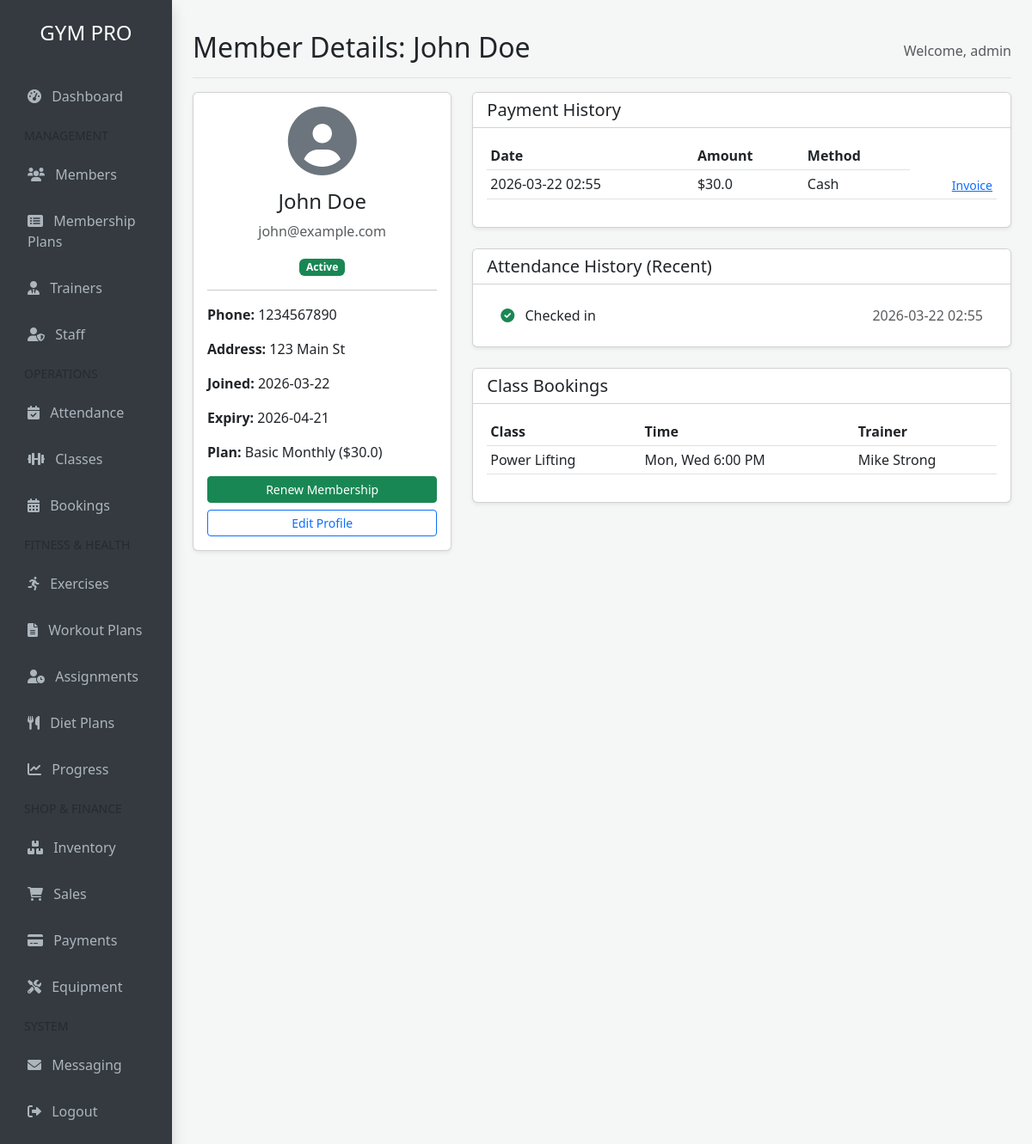
Page /member/1 (signed in) on the committed database.
### models.py (models this page shows)
class Member(db.Model):
    id = db.Column(db.Integer, primary_key=True)
    first_name = db.Column(db.String(100), nullable=False)
    last_name = db.Column(db.String(100), nullable=False)
    email = db.Column(db.String(120), unique=True, nullable=False)
    phone = db.Column(db.String(20), nullable=False)
    address = db.Column(db.Text, nullable=True)
    membership_plan_id = db.Column(db.Integer, db.ForeignKey('membership_plan.id'), nullable=False)
    join_date = db.Column(db.DateTime, default=lambda: datetime.now(timezone.utc))
    expiry_date = db.Column(db.DateTime, nullable=False)
    status = db.Column(db.String(20), default='Active') # Active, Expired, Inactive
    payments = db.relationship('Payment', backref='member', lazy=True)
    attendance = db.relationship('Attendance', backref='member', lazy=True)
    diet_plans = db.relationship('DietPlan', backref='member', lazy=True)
    workout_assignments = db.relationship('WorkoutAssignment', backref='member', lazy=True)

class User(UserMixin, db.Model):
    id = db.Column(db.Integer, primary_key=True)
    username = db.Column(db.String(150), unique=True, nullable=False)
    password = db.Column(db.String(150), nullable=False)
    role = db.Column(db.String(50), default='Admin') # Admin, Trainer

class MembershipPlan(db.Model):
    id = db.Column(db.Integer, primary_key=True)
    name = db.Column(db.String(100), nullable=False)
    price = db.Column(db.Float, nullable=False)
    duration_days = db.Column(db.Integer, nullable=False)
    members = db.relationship('Member', backref='plan', lazy=True)

class Payment(db.Model):
    id = db.Column(db.Integer, primary_key=True)
    amount = db.Column(db.Float, nullable=False)
    payment_date = db.Column(db.DateTime, default=lambda: datetime.now(timezone.utc))
    member_id = db.Column(db.Integer, db.ForeignKey('member.id'), nullable=False)
    payment_method = db.Column(db.String(50), nullable=False) # Cash, Card, Online

class Attendance(db.Model):
    id = db.Column(db.Integer, primary_key=True)
    check_in_time = db.Column(db.DateTime, default=lambda: datetime.now(timezone.utc))
    member_id = db.Column(db.Integer, db.ForeignKey('member.id'), nullable=False)

class Booking(db.Model):
    id = db.Column(db.Integer, primary_key=True)
    member_id = db.Column(db.Integer, db.ForeignKey('member.id'), nullable=False)
    gym_class_id = db.Column(db.Integer, db.ForeignKey('gym_class.id'), nullable=False)
    booking_time = db.Column(db.DateTime, default=lambda: datetime.now(timezone.utc))
    member_ref = db.relationship('Member', backref='bookings_list', lazy=True)

class GymClass(db.Model):
    id = db.Column(db.Integer, primary_key=True)
    name = db.Column(db.String(100), nullable=False)
    trainer_id = db.Column(db.Integer, db.ForeignKey('trainer.id'), nullable=False)
    schedule_time = db.Column(db.String(50), nullable=False) # e.g. Mon 10:00 AM
    capacity = db.Column(db.Integer, nullable=False)
    bookings = db.relationship('Booking', backref='gym_class', lazy=True)

class Trainer(db.Model):
    id = db.Column(db.Integer, primary_key=True)
    name = db.Column(db.String(100), nullable=False)
    specialty = db.Column(db.String(100), nullable=False)
    bio = db.Column(db.Text, nullable=True)
    classes = db.relationship('GymClass', backref='trainer', lazy=True)

### app.py (the view)
@app.route('/member/<int:id>')
@login_required
def member_detail(id):
    member = Member.query.get_or_404(id)
    return render_template('member_detail.html', member=member)

### app.py (called while the page is built)
@login_manager.user_loader
def load_user(user_id):
    return User.query.get(int(user_id))

### templates/member_detail.html
{% extends 'base.html' %}
{% block title %}Member Details: {{ member.first_name }} {{ member.last_name }}{% endblock %}
{% block content %}
<div class="row">
    <div class="col-md-4 mb-4">
        <div class="card shadow-sm">
            <div class="card-body text-center">
                <div class="mb-3">
                    <i class="fas fa-user-circle fa-5x text-secondary"></i>
                </div>
                <h4>{{ member.first_name }} {{ member.last_name }}</h4>
                <p class="text-muted">{{ member.email }}</p>
                <div class="mb-3">
                    {% if member.status == 'Active' %}
                    <span class="badge bg-success">Active</span>
                    {% elif member.status == 'Expired' %}
                    <span class="badge bg-danger">Expired</span>
                    {% else %}
                    <span class="badge bg-secondary">{{ member.status }}</span>
                    {% endif %}
                </div>
                <hr>
                <div class="text-start">
                    <p><strong>Phone:</strong> {{ member.phone }}</p>
                    <p><strong>Address:</strong> {{ member.address }}</p>
                    <p><strong>Joined:</strong> {{ member.join_date.strftime('%Y-%m-%d') }}</p>
                    <p><strong>Expiry:</strong> {{ member.expiry_date.strftime('%Y-%m-%d') }}</p>
                    <p><strong>Plan:</strong> {{ member.plan.name }} (${{ member.plan.price }})</p>
                </div>
                <div class="d-grid gap-2">
                    <a href="{{ url_for('renew_member', id=member.id) }}" class="btn btn-success btn-sm">Renew Membership</a>
                    <a href="{{ url_for('edit_member', id=member.id) }}" class="btn btn-outline-primary btn-sm">Edit Profile</a>
                </div>
            </div>
        </div>
    </div>
    <div class="col-md-8">
        <div class="card shadow-sm mb-4">
            <div class="card-header bg-white">
                <h5 class="mb-0">Payment History</h5>
            </div>
            <div class="card-body">
                <div class="table-responsive">
                    <table class="table table-sm">
                        <thead>
                            <tr>
                                <th>Date</th>
                                <th>Amount</th>
                                <th>Method</th>
                            </tr>
                        </thead>
                        <tbody>
                            {% for payment in member.payments|reverse %}
                            <tr>
                                <td>{{ payment.payment_date.strftime('%Y-%m-%d %H:%M') }}</td>
                                <td>${{ payment.amount }}</td>
                                <td>{{ payment.payment_method }}</td>
                                <td class="text-end">
                                    <a href="{{ url_for('view_invoice', id=payment.id) }}" class="btn btn-link btn-sm p-0">Invoice</a>
                                </td>
                            </tr>
                            {% else %}
                            <tr><td colspan="3" class="text-center">No payments found.</td></tr>
                            {% endfor %}
                        </tbody>
                    </table>
                </div>
            </div>
        </div>
        <div class="card shadow-sm mb-4">
            <div class="card-header bg-white">
                <h5 class="mb-0">Attendance History (Recent)</h5>
            </div>
            <div class="card-body">
                <ul class="list-group list-group-flush">
                    {% for record in member.attendance|reverse %}
                    {% if loop.index <= 10 %}
                    <li class="list-group-item d-flex justify-content-between">
                        <span><i class="fas fa-check-circle text-success me-2"></i> Checked in</span>
                        <span class="text-muted">{{ record.check_in_time.strftime('%Y-%m-%d %H:%M') }}</span>
                    </li>
                    {% endif %}
                    {% else %}
                    <li class="list-group-item text-center">No attendance records.</li>
                    {% endfor %}
                </ul>
            </div>
        </div>
        <div class="card shadow-sm">
            <div class="card-header bg-white">
                <h5 class="mb-0">Class Bookings</h5>
            </div>
            <div class="card-body">
                <div class="table-responsive">
                    <table class="table table-sm">
                        <thead>
                            <tr>
                                <th>Class</th>
                                <th>Time</th>
                                <th>Trainer</th>
                            </tr>
                        </thead>
                        <tbody>
                            {% for booking in member.bookings_list %}
                            <tr>
                                <td>{{ booking.gym_class.name }}</td>
                                <td>{{ booking.gym_class.schedule_time }}</td>
                                <td>{{ booking.gym_class.trainer.name }}</td>
                            </tr>
                            {% else %}
                            <tr><td colspan="3" class="text-center">No bookings found.</td></tr>
                            {% endfor %}
                        </tbody>
                    </table>
                </div>
            </div>
        </div>
    </div>
</div>
{% endblock %}

### templates/base.html (shortened to what this page needs)
<!DOCTYPE html>
<html lang="en">
<head>
    <link href="https://cdn.jsdelivr.net/npm/bootstrap@5.3.0/dist/css/bootstrap.min.css" rel="stylesheet">
    <link rel="stylesheet" href="https://cdnjs.cloudflare.com/ajax/libs/font-awesome/6.0.0/css/all.min.css">
</head>
<body>
    <div class="container-fluid">
        <div class="row">
            <nav class="col-md-2 d-none d-md-block sidebar shadow">
                <div class="text-center py-4">
                    <h4>GYM PRO</h4>
                </div>
                <div class="list-group list-group-flush">
                    <a href="{{ url_for('dashboard') }}" class="{% if request.endpoint == 'dashboard' %}active{% endif %}">
                        <i class="fas fa-tachometer-alt me-2"></i> Dashboard
                    </a>
                    <div class="px-3 py-2 text-uppercase small text-muted">Management</div>
                    <a href="{{ url_for('members') }}" class="{% if request.endpoint == 'members' %}active{% endif %}">
                        <i class="fas fa-users me-2"></i> Members
                    </a>
                    <a href="{{ url_for('plans') }}" class="{% if request.endpoint == 'plans' %}active{% endif %}">
                        <i class="fas fa-list-alt me-2"></i> Membership Plans
                    </a>
                    <a href="{{ url_for('trainers') }}" class="{% if request.endpoint == 'trainers' %}active{% endif %}">
                        <i class="fas fa-user-tie me-2"></i> Trainers
                    </a>
                    {% if current_user.role == 'Admin' %}
                    <a href="{{ url_for('staff') }}" class="{% if request.endpoint == 'staff' %}active{% endif %}">
                        <i class="fas fa-user-shield me-2"></i> Staff
                    </a>
                    {% endif %}
                    <div class="px-3 py-2 text-uppercase small text-muted">Operations</div>
                    <a href="{{ url_for('attendance') }}" class="{% if request.endpoint == 'attendance' %}active{% endif %}">
                        <i class="fas fa-calendar-check me-2"></i> Attendance
                    </a>
                    <a href="{{ url_for('classes') }}" class="{% if request.endpoint == 'classes' %}active{% endif %}">
                        <i class="fas fa-dumbbell me-2"></i> Classes
                    </a>
                    <a href="{{ url_for('bookings') }}" class="{% if request.endpoint == 'bookings' %}active{% endif %}">
                        <i class="fas fa-calendar-alt me-2"></i> Bookings
                    </a>
                    <div class="px-3 py-2 text-uppercase small text-muted">Fitness & Health</div>
                    <a href="{{ url_for('exercises') }}" class="{% if request.endpoint == 'exercises' %}active{% endif %}">
                        <i class="fas fa-running me-2"></i> Exercises
                    </a>
                    <a href="{{ url_for('workouts') }}" class="{% if request.endpoint == 'workouts' %}active{% endif %}">
                        <i class="fas fa-file-alt me-2"></i> Workout Plans
                    </a>
                    <a href="{{ url_for('assignments') }}" class="{% if request.endpoint == 'assignments' %}active{% endif %}">
                        <i class="fas fa-user-clock me-2"></i> Assignments
                    </a>
                    <a href="{{ url_for('diet_plans') }}" class="{% if request.endpoint == 'diet_plans' %}active{% endif %}">
                        <i class="fas fa-utensils me-2"></i> Diet Plans
                    </a>
                    <a href="{{ url_for('progress') }}" class="{% if request.endpoint == 'progress' %}active{% endif %}">
                        <i class="fas fa-chart-line me-2"></i> Progress
                    </a>
                    <div class="px-3 py-2 text-uppercase small text-muted">Shop & Finance</div>
                    {% if current_user.role == 'Admin' %}
                    <a href="{{ url_for('inventory') }}" class="{% if request.endpoint == 'inventory' %}active{% endif %}">
                        <i class="fas fa-boxes me-2"></i> Inventory
                    </a>
                    {% endif %}
                    <a href="{{ url_for('sales') }}" class="{% if request.endpoint == 'sales' %}active{% endif %}">
                        <i class="fas fa-shopping-cart me-2"></i> Sales
                    </a>
                    <a href="{{ url_for('payments') }}" class="{% if request.endpoint == 'payments' %}active{% endif %}">
                        <i class="fas fa-credit-card me-2"></i> Payments
                    </a>
                    <a href="{{ url_for('equipment') }}" class="{% if request.endpoint == 'equipment' %}active{% endif %}">
                        <i class="fas fa-tools me-2"></i> Equipment
                    </a>
                    <div class="px-3 py-2 text-uppercase small text-muted">System</div>
                    <a href="{{ url_for('messages') }}" class="{% if request.endpoint == 'messages' %}active{% endif %}">
                        <i class="fas fa-envelope me-2"></i> Messaging
                    </a>
                    <a href="{{ url_for('logout') }}" class="mb-4">
                        <i class="fas fa-sign-out-alt me-2"></i> Logout
                    </a>
                </div>
            </nav>
            <main class="col-md-10 ms-sm-auto px-md-4 content">
                <div class="d-flex justify-content-between flex-wrap flex-md-nowrap align-items-center pt-3 pb-2 mb-3 border-bottom">
                    <h1 class="h2">{% block title %}{% endblock %}</h1>
                    <div class="btn-toolbar mb-2 mb-md-0">
                        <span class="text-muted">Welcome, {{ current_user.username }}</span>
                    </div>
                </div>
                {% block content %}{% endblock %}
            </main>
        </div>
    </div>
</body>
</html>

### templates/base.html (style rules this page uses)
body { background-color: #f4f7f6; }
.sidebar { min-height: 100vh; background-color: #343a40; color: white; }
.sidebar a { color: #adb5bd; text-decoration: none; padding: 15px 20px; display: block; }
.content { padding: 20px; }

### rows in the picture
Member: first_name "John", last_name "Doe", email "john@example.com", phone "1234567890", address "123 Main St", join_date "2026-03-22", expiry_date "2026-04-21"
User: username "admin"
MembershipPlan: plan.name "Basic Monthly", plan.price "30.0"
Payment: payment_date "2026-03-22 02:55", amount "30.0", payment_method "Cash"
Attendance: check_in_time "2026-03-22 02:55"
Booking: gym_class.name "Power Lifting", gym_class.schedule_time "Mon, Wed 6:00 PM", gym_class.trainer.name "Mike Strong"
